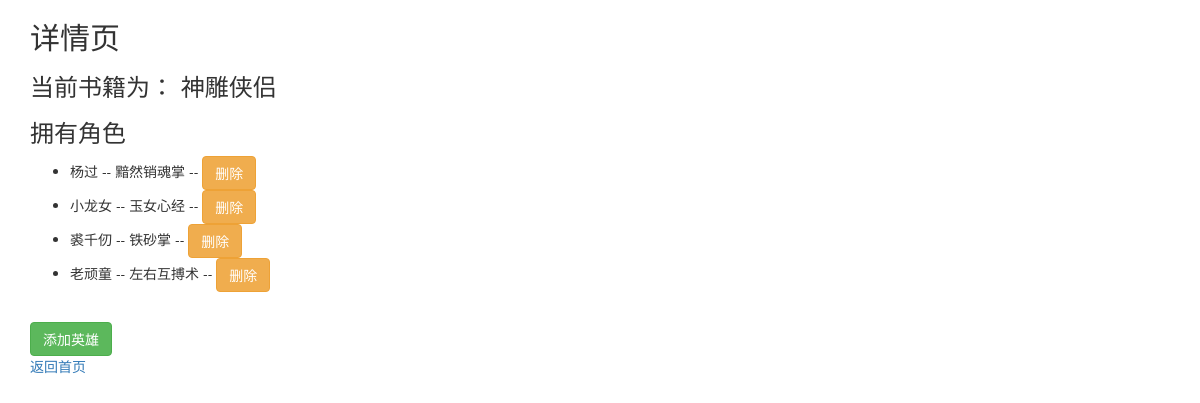
The page /detail/4/ on the database as committed earlier.
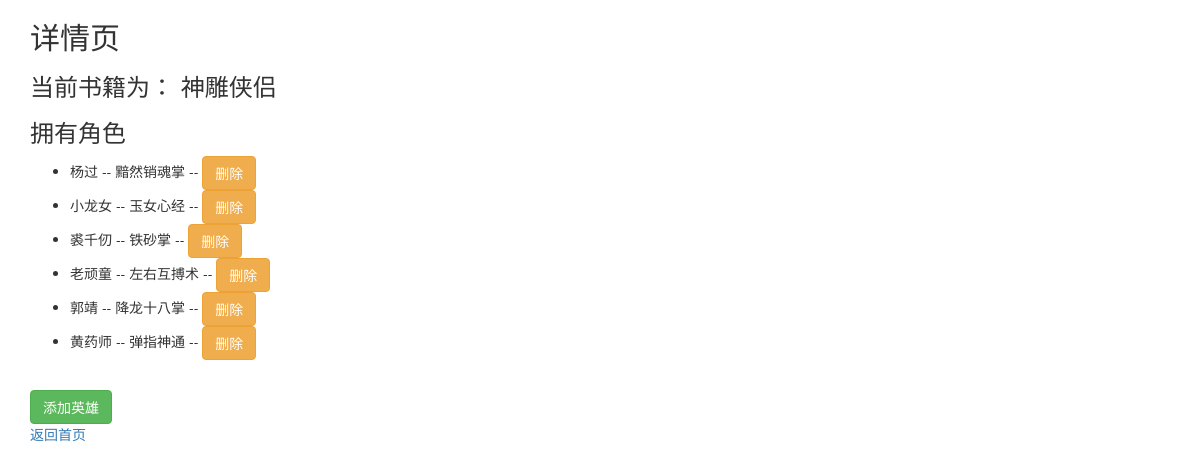
The same page on the database as committed later.
### booktest/models.py (models this page shows, shortened)
class HeroInfo(models.Model):
    name = models.CharField(max_length=20)
    gender = models.CharField(max_length=5,choices= ( ("man","男"),("women","女"))   )
    type = models.CharField(max_length=5,choices=(("man","男"),("women","女") ),default="man")
    content = models.CharField(max_length=100)
    book = models.ForeignKey(BookInfo,on_delete=models.CASCADE)
    objects = HeroInfoManager()

### booktest/views.py (the view)
# urls.py: url(r'^detail/(\d+)/$',views.detail,name="detail"),
def detail(request,id):
    book = BookInfo.objects.get(pk=id)
    return render(request,"booktest/detail.html",{"book":book})

### templates/booktest/detail.html (shortened to what this page needs)
<!DOCTYPE html>
<html lang="en">
<head>
    <link href="https://cdn.jsdelivr.net/npm/bootstrap@3.3.7/dist/css/bootstrap.min.css" rel="stylesheet">
</head>
<body>
<div class="container">
    <h2>详情页</h2>
    <h3>当前书籍为： {{ book.title }}</h3>
    {% if book.heroinfo_set.count %}
    <h3>拥有角色</h3>
    <ul>
        {% for hero in book.heroinfo_set.all %}
        <li>{{ hero.name }} -- {{ hero.content }} -- <a class="btn btn-warning" href="{% url 'booktest:deletehero' hero.id %}">删除</a></li>
        {% endfor %}
    </ul>
    {% else %}
    <h3>没有角色</h3>
    {% endif %}
    <br>
    <a class="btn btn-success" href="{% url 'booktest:addhero' book.id %}">添加英雄</a>
    <br>
    <a href="{% url 'booktest:index' %}">返回首页</a>
</div>
</body>
</html>

Rows that differ between the two databases and show on the page:
added HeroInfo: name "郭靖", content "降龙十八掌"
added HeroInfo: name "黄药师", content "弹指神通"
